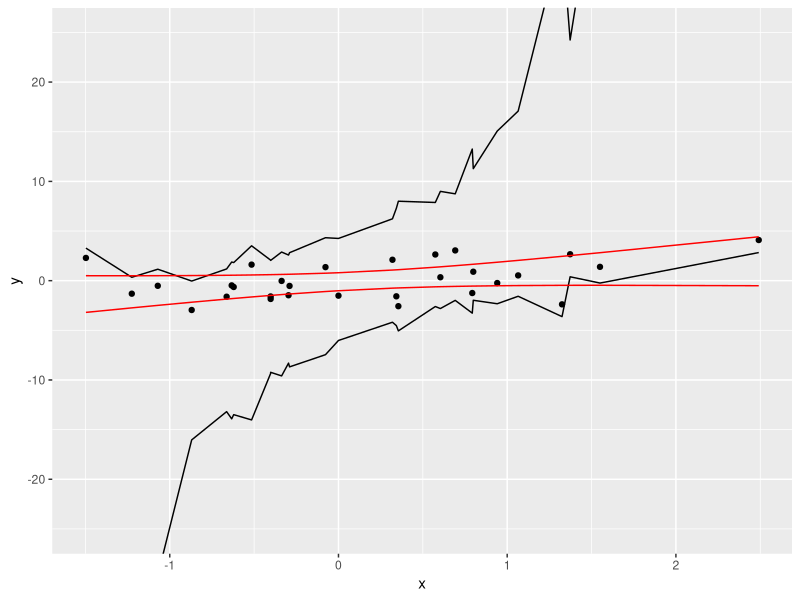

Reproduce this figure in R.
library(ggplot2)
library(pbapply)

comp_shift_single <- function(x, y, y_id) {
  
  p_val <- summary(lm(y ~ x))[["coefficients"]][2, 4]
  single_step <- y[y_id]/100
  y_tmp <- y
  multiplier <- 1
  res <- c(NA, NA)
  
  while(p_val < 0.05) {
    y_tmp[y_id] <- y_tmp[y_id] - single_step*multiplier
    p_val <- summary(lm(y_tmp ~ x))[["coefficients"]][2, 4]
    multiplier <- multiplier*1.01
  }
  
  res[1] <- y_tmp[y_id]
  
  p_val <- summary(lm(y ~ x))[["coefficients"]][2, 4]
  y_tmp <- y
  multiplier <- 1
  
  while(p_val < 0.05) {
    y_tmp[y_id] <- y_tmp[y_id] + single_step*multiplier
    p_val <- summary(lm(y_tmp ~ x))[["coefficients"]][2, 4]
    multiplier <- multiplier*1.01
  }
  
  res[2] <- y_tmp[y_id]
  
  res
}

comp_shift <- function(x, y) {
  max_shifts <- do.call(rbind, pblapply(1L:length(y), function(i) comp_shift_single(x, y, i)))
  max_shifts <- t(apply(max_shifts, 1, sort))
  colnames(max_shifts) <- c("y_min", "y_max")
  cbind(x = x, y = y, max_shifts)
}

as_dat <- read.csv("as_dat.csv")
x <- as_dat[[1]]
y <- as_dat[[2]]

# get minimum shifts that alter significance for each point
shifts_as <- data.frame(comp_shift(x, y))

fit <- lm(y ~ x)
pred <- predict(fit, newdata = data.frame(x = x), interval = "confidence", level = 0.99)
pred_df <- cbind(shifts_as, pred)

# choose points whose shifts altering the significance are in the uncertainty surrounding 
# the predicted y-value of a single sampled point 
points_ids <- which(pred_df[["y_min"]] > pred_df[["lwr"]] | pred_df[["y_max"]] < pred_df[["upr"]])

levels_pred <- data.frame(level = c(0.01, 0.05, 1L:9/10, 0.95, 0.99),
                          shifted =  sapply(c(0.01, 0.05, 1L:9/10, 0.95, 0.99), function(i) {
                            borders <- predict(fit, newdata = data.frame(x = x[points_ids]), 
                                               interval = "confidence", level = i)[, -1]
                            
                            any(pred_df[["y_min"]][points_ids] > borders[, "lwr"] | 
                                  pred_df[["y_max"]][points_ids] < borders[, "upr"])
                          }))

# the p-value is shifted even for the lowest level 0.01, so I'd give this linear model 
# 0.01 "shift measure". Value of 1 equals to a good model, the closest we are to zero,
# the more problematics model is.

ggplot(pred_df, aes(x = x, y = y)) +
  geom_point() +
  geom_line(aes(x = x, y = y_min)) +
  geom_line(aes(x = x, y = y_max)) +
  geom_line(aes(x = x, y = lwr), color = "red") +
  geom_line(aes(x = x, y = upr), color = "red") +
  coord_cartesian(ylim = c(-25, 25))

# I had to trim the plot, but you see that the main problem with the significance is hidden in the
# last point
